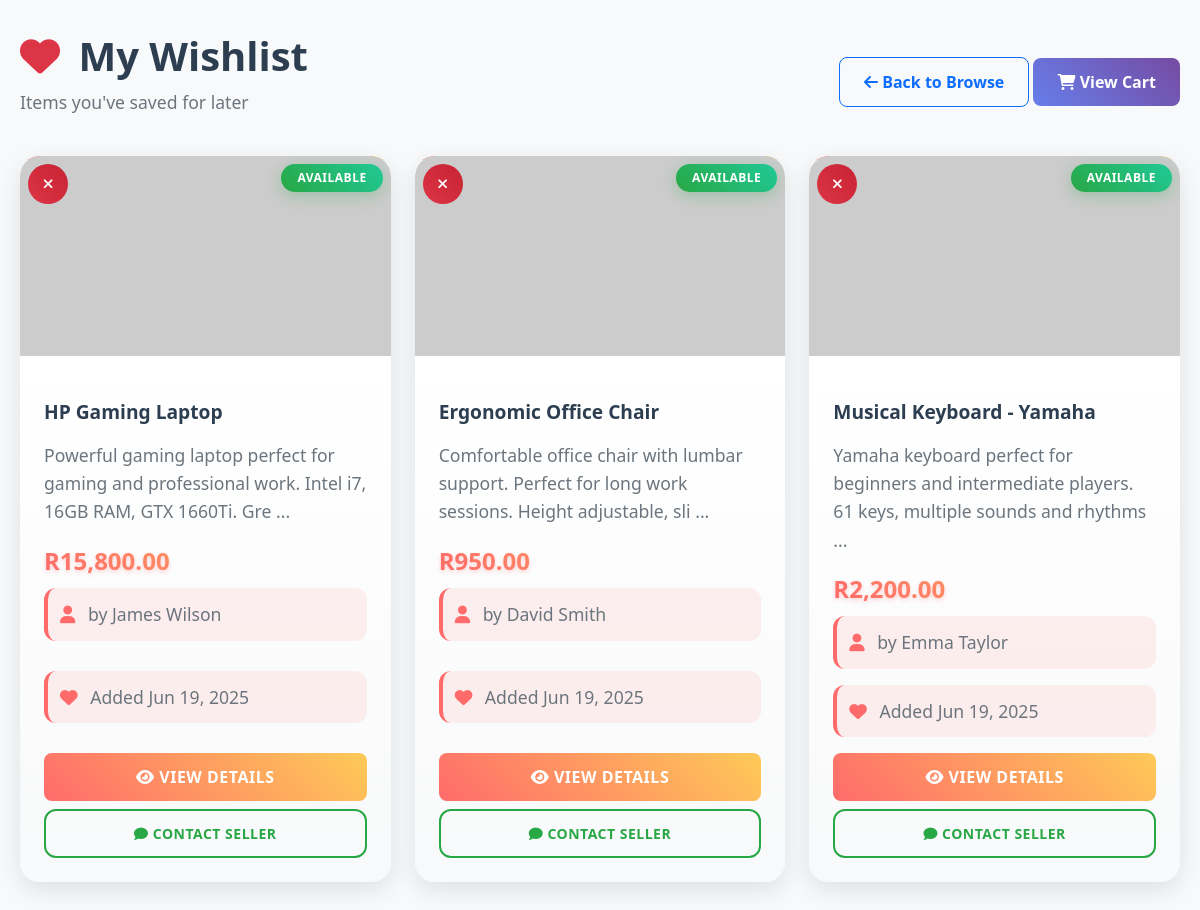
Screenshot of /pages/wishlist.php (signed in) with the database file from the repository.
### tables this page shows
CREATE TABLE favorites (
    id INT PRIMARY KEY AUTO_INCREMENT,
    user_id INT NOT NULL,
    product_id INT NOT NULL,
    created_at TIMESTAMP DEFAULT CURRENT_TIMESTAMP,
    FOREIGN KEY (user_id) REFERENCES users(id) ON DELETE CASCADE,
    FOREIGN KEY (product_id) REFERENCES products(id) ON DELETE CASCADE,
    UNIQUE KEY unique_favorite (user_id, product_id)
);

CREATE TABLE products (
    id INT PRIMARY KEY AUTO_INCREMENT,
    seller_id INT NOT NULL,
    category_id INT NOT NULL,
    title VARCHAR(100) NOT NULL,
    description TEXT NOT NULL,
    short_description VARCHAR(200),
    price DECIMAL(10,2) NOT NULL,
    condition_type ENUM('new', 'like_new', 'good', 'fair', 'poor') DEFAULT 'good',
    availability ENUM('available', 'sold', 'reserved') DEFAULT 'available',
    location VARCHAR(100),
    views INT DEFAULT 0,
    created_at TIMESTAMP DEFAULT CURRENT_TIMESTAMP,
    updated_at TIMESTAMP DEFAULT CURRENT_TIMESTAMP ON UPDATE CURRENT_TIMESTAMP,
    FOREIGN KEY (seller_id) REFERENCES users(id) ON DELETE CASCADE,
    FOREIGN KEY (category_id) REFERENCES categories(id)
);

CREATE TABLE users (
    id INT PRIMARY KEY AUTO_INCREMENT,
    username VARCHAR(50) UNIQUE NOT NULL,
    email VARCHAR(100) UNIQUE NOT NULL,
    password VARCHAR(255) NOT NULL,
    first_name VARCHAR(50) NOT NULL,
    last_name VARCHAR(50) NOT NULL,
    phone VARCHAR(20),
    location VARCHAR(100),
    bio TEXT,
    rating DECIMAL(3,2) DEFAULT 0.00,
    total_ratings INT DEFAULT 0,
    role TINYINT DEFAULT 0 COMMENT '0 = regular user, 1 = admin',
    created_at TIMESTAMP DEFAULT CURRENT_TIMESTAMP,
    updated_at TIMESTAMP DEFAULT CURRENT_TIMESTAMP ON UPDATE CURRENT_TIMESTAMP,
    is_active BOOLEAN DEFAULT TRUE
);

### pages/wishlist.php (the view, shortened to what this page needs)
<?php
include("../includes/db.php");
$user_id = $_SESSION['user_id'];
$wishlistQuery = "SELECT p.*, pi.image_path, u.username as seller_name, u.first_name, u.last_name, f.created_at as added_date
                  FROM favorites f
                  JOIN products p ON f.product_id = p.id
                  LEFT JOIN product_images pi ON p.id = pi.product_id AND pi.is_primary = 1
                  JOIN users u ON p.seller_id = u.id
                  WHERE f.user_id = ?
                  ORDER BY f.created_at DESC";
$wishlistStmt = mysqli_prepare($conn, $wishlistQuery);
mysqli_stmt_bind_param($wishlistStmt, "i", $user_id);
mysqli_stmt_execute($wishlistStmt);
$wishlistItems = mysqli_stmt_get_result($wishlistStmt);
?>
<!DOCTYPE html>
<html lang="en">
<head>
    <link href="https://cdn.jsdelivr.net/npm/bootstrap@5.1.3/dist/css/bootstrap.min.css" rel="stylesheet">
    <link rel="stylesheet" href="https://cdnjs.cloudflare.com/ajax/libs/font-awesome/6.0.0/css/all.min.css">
    <link rel="stylesheet" type="text/css" href="../assets/css/styles.css">
</head>
<body>
    <div class="wishlist-page-wrapper">
        <div class="container">
        <div class="row">
            <div class="col-12">
                <div class="d-flex justify-content-between align-items-center mb-4">
                    <div>
                        <h1 class="page-title">
                            <i class="fas fa-heart text-danger"></i> My Wishlist
                        </h1>
                        <p class="text-muted">Items you've saved for later</p>
                    </div>
                    <div>
                        <a href="home.php" class="btn btn-outline-primary">
                            <i class="fas fa-arrow-left"></i> Back to Browse
                        </a>
                        <a href="cart.php" class="btn btn-primary">
                            <i class="fas fa-shopping-cart"></i> View Cart
                        </a>
                    </div>
                </div>
                <?php if (mysqli_num_rows($wishlistItems) > 0): ?>
                <div class="row">
                    <?php while ($item = mysqli_fetch_assoc($wishlistItems)): ?>
                    <div class="col-lg-4 col-md-6 mb-4">
                        <div class="card wishlist-item h-100">
                            <div class="card-img-top position-relative">
                                <?php
                                $wishlistImagePath = 'https://via.placeholder.com/300x200?text=No+Image';
                                if (!empty($item['image_path'])) {
                                    $imagePath = $item['image_path'];
                                    if (str_starts_with($imagePath, 'http')) {
                                        $wishlistImagePath = $imagePath;
                                    } else {
                                        if (str_starts_with($imagePath, 'uploads/')) {
                                            $wishlistImagePath = $imagePath;
                                        } else {
                                            $wishlistImagePath = '../uploads/' . $imagePath;
                                        }
                                    }
                                }
                                ?>
                                <img src="<?php echo htmlspecialchars($wishlistImagePath); ?>"
                                     class="img-fluid"
                                     alt="<?php echo htmlspecialchars($item['title']); ?>"
                                     style="height: 200px; object-fit: cover;"
                                     onerror="this.src='https://via.placeholder.com/300x200?text=No+Image'">
                                <div class="position-absolute top-0 end-0 m-2">
                                    <?php if ($item['availability'] === 'available'): ?>
                                        <span class="badge bg-success">Available</span>
                                    <?php elseif ($item['availability'] === 'reserved'): ?>
                                        <span class="badge bg-warning">Reserved</span>
                                    <?php else: ?>
                                        <span class="badge bg-danger">Sold</span>
                                    <?php endif; ?>
                                </div>
                                <div class="position-absolute top-0 start-0 m-2">
                                    <form method="POST" style="display: inline;">
                                        <button type="submit" class="btn btn-sm btn-danger"
                                                onclick="return confirm('Remove from wishlist?')"
                                                title="Remove from wishlist">
                                            <i class="fas fa-times"></i>
                                        </button>
                                    </form>
                                </div>
                            </div>
                            <div class="card-body d-flex flex-column">
                                <h5 class="card-title">
                                    <a href="product-details.php?id=<?php echo $item['id']; ?>"
                                       class="text-decoration-none">
                                        <?php echo htmlspecialchars($item['title']); ?>
                                    </a>
                                </h5>
                                <p class="card-text text-muted small">
                                    <?php echo htmlspecialchars(substr($item['description'], 0, 100)); ?>
                                    <?php echo strlen($item['description']) > 100 ? '...' : ''; ?>
                                </p>
                                <div class="price-section mb-2">
                                    <span class="price-tag">R<?php echo number_format($item['price'], 2); ?></span>
                                </div>
                                <div class="seller-info mb-3">
                                    <small class="text-muted">
                                        <i class="fas fa-user"></i>
                                        by <?php echo htmlspecialchars($item['first_name'] . ' ' . $item['last_name']); ?>
                                    </small>
                                </div>
                                <div class="added-date mb-3 mt-auto">
                                    <small class="text-muted">
                                        <i class="fas fa-heart"></i>
                                        Added <?php echo date('M j, Y', strtotime($item['added_date'])); ?>
                                    </small>
                                </div>
                                <div class="action-buttons mt-auto">
                                    <?php if ($item['availability'] === 'available'): ?>
                                    <div class="d-grid gap-2">
                                        <a href="product-details.php?id=<?php echo $item['id']; ?>"
                                           class="btn btn-primary">
                                            <i class="fas fa-eye"></i> View Details
                                        </a>
                                        <a href="chat.php?product_id=<?php echo $item['id']; ?>&recipient_id=<?php echo $item['seller_id']; ?>"
                                           class="btn btn-outline-success btn-sm">
                                            <i class="fas fa-comment"></i> Contact Seller
                                        </a>
                                    </div>
                                    <?php endif; ?>
                                </div>
                            </div>
                        </div>
                    </div>
                    <?php endwhile; ?>
                </div>
                <?php endif; ?>
            </div>
        </div>
    </div>
</body>
</html>

### assets/css/styles.css (style rules this page uses)
* { margin: 0; padding: 0; box-sizing: border-box; }
body { font-family: 'Poppins', sans-serif; background: linear-gradient(135deg, #667eea 0%, #764ba2 100%); background-attachment: fixed; min-height: 100vh; color: #333; line-height: 1.6; }
.container { max-width: 1200px; margin: 0 auto; padding: 0 20px; }
.btn-primary { background: linear-gradient(45deg, #667eea, #764ba2); border: none; color: white; padding: 12px 25px; border-radius: 8px; text-decoration: none; display: inline-block; transition: all 0.3s ease; font-weight: 500; }
.card-img-top { width: 100%; height: 200px; object-fit: cover; display: block; }
.card-body { padding: 1.2rem; }
.page-title { color: white; font-weight: 700; margin-bottom: 10px; }
img { max-width: 100%; height: auto; }
.badge { padding: 0.3rem 0.6rem; border-radius: 0.25rem; font-size: 0.75rem; font-weight: 600; }
.btn { border-radius: 6px; font-weight: 500; transition: all 0.3s ease; cursor: pointer; }
.btn-sm { padding: 0.4rem 0.8rem; font-size: 0.875rem; }

### pages/wishlist.php (style rules this page uses)
body { background: #f8f9fa; font-family: 'Segoe UI', Tahoma, Geneva, Verdana, sans-serif; }
.wishlist-page-wrapper { background: #f8f9fa; min-height: 100vh; padding: 2rem 0; }
.page-title { color: #2c3e50; font-weight: 800; margin-bottom: 0.5rem; font-size: 2.5rem; }
.page-title i { color: #dc3545; margin-right: 0.5rem; }
.wishlist-page-wrapper .text-muted { color: #6c757d !important; font-size: 1.1rem; }
.wishlist-item { transition: all 0.3s ease; border: none; border-radius: 20px; box-shadow: 0 8px 25px rgba(0, 0, 0, 0.1); overflow: hidden; background: white; position: relative; }
.wishlist-item .card-img-top { position: relative; overflow: hidden; height: 220px; }
.wishlist-item .card-img-top img { border-radius: 20px 20px 0 0; transition: transform 0.3s ease; height: 100%; width: 100%; object-fit: cover; }
.wishlist-item .card-body { padding: 1.5rem; background: linear-gradient(to bottom, white 0%, #f8f9fa 100%); }
.card-title { font-size: 1.2rem; font-weight: 700; margin-bottom: 1rem; line-height: 1.3; }
.card-title a { color: #2c3e50; text-decoration: none; transition: color 0.3s ease; }
.price-section { background: linear-gradient(45deg, #ff6b6b, #feca57); -webkit-background-clip: text; -webkit-text-fill-color: transparent; background-clip: text; margin-bottom: 1rem; }
.price-tag { font-size: 1.5rem; font-weight: 800; text-shadow: 0 2px 4px rgba(255, 107, 107, 0.3); }
.seller-info, .added-date { background: rgba(255, 107, 107, 0.1); border-radius: 12px; padding: 0.75rem; margin-bottom: 1rem; border-left: 4px solid #ff6b6b; }
.seller-info i, .added-date i { color: #ff6b6b; margin-right: 0.5rem; }
.action-buttons .btn { border-radius: 12px; font-weight: 600; text-transform: uppercase; letter-spacing: 0.5px; transition: all 0.3s ease; padding: 0.75rem 1.5rem; }
.action-buttons .btn-primary { background: linear-gradient(45deg, #ff6b6b, #feca57); border: none; color: white; }
.action-buttons .btn-outline-success { border: 2px solid #28a745; color: #28a745; background: transparent; }
.badge { padding: 0.5rem 1rem; border-radius: 20px; font-weight: 600; text-transform: uppercase; letter-spacing: 0.5px; backdrop-filter: blur(10px); }
.badge.bg-success { background: linear-gradient(45deg, #28a745, #20c997) !important; box-shadow: 0 4px 15px rgba(40, 167, 69, 0.3); }
.wishlist-item .btn-danger { background: linear-gradient(45deg, #dc3545, #c82333); border: none; border-radius: 50%; width: 40px; height: 40px; display: flex; align-items: center; justify-content: center; transition: all 0.3s ease; backdrop-filter: blur(10px); }
.wishlist-page-wrapper .btn-outline-primary { border-radius: 8px; font-weight: 600; padding: 0.75rem 1.5rem; transition: all 0.3s ease; }
.wishlist-page-wrapper .btn-primary { border-radius: 8px; font-weight: 600; padding: 0.75rem 1.5rem; transition: all 0.3s ease; }
.card-text { font-size: 0.9rem; line-height: 1.6; color: #6c757d; margin-bottom: 1rem; }
.wishlist-item::before { content: ''; position: absolute; top: 0; left: 0; right: 0; height: 4px; background: linear-gradient(45deg, #ff6b6b, #feca57); border-radius: 20px 20px 0 0; }
.card-body { position: relative; z-index: 1; }
.seller-info small, .added-date small { font-weight: 500; color: #495057; }

### rows the page displays
favorites: product.title "HP Gaming Laptop", product.description "Powerful gaming laptop perfect for gaming and professional work. Intel i7, 16GB RAM, GTX 1660Ti. Gre", product.price "15,800.00", users.first_name+last_name "James Wilson", created_at "Jun 19, 2025"
favorites: product.title "Ergonomic Office Chair", product.description "Comfortable office chair with lumbar support. Perfect for long work sessions. Height adjustable, sli", product.price "950.00", users.first_name+last_name "David Smith", created_at "Jun 19, 2025"
favorites: product.title "Musical Keyboard - Yamaha", product.description "Yamaha keyboard perfect for beginners and intermediate players. 61 keys, multiple sounds and rhythms", product.price "2,200.00", users.first_name+last_name "Emma Taylor", created_at "Jun 19, 2025"
